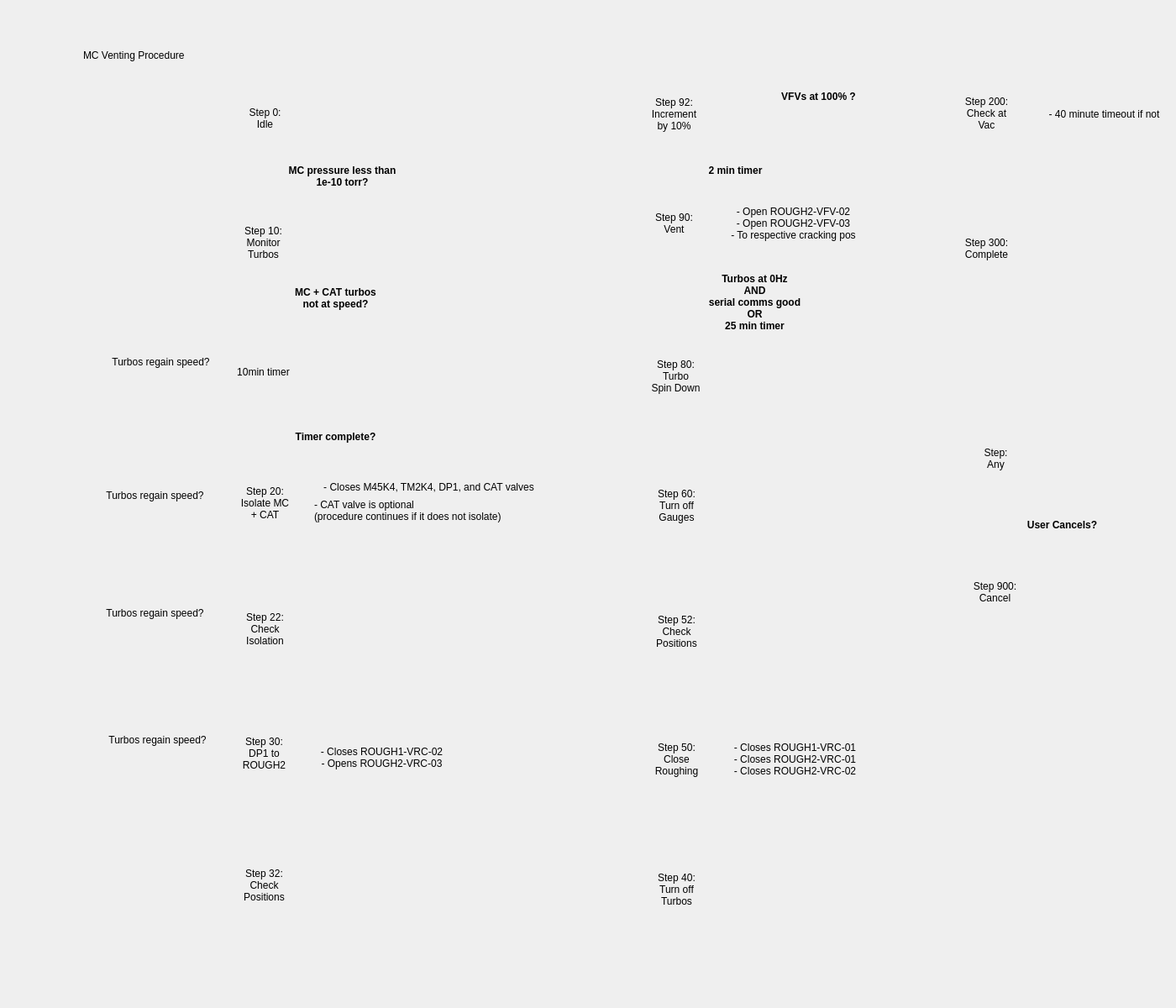
<?xml version="1.0" encoding="UTF-8"?>
<ui version="4.0">
 <class>Form</class>
 <widget class="QWidget" name="Form">
  <property name="geometry">
   <rect>
    <x>0</x>
    <y>0</y>
    <width>1400</width>
    <height>1200</height>
   </rect>
  </property>
  <property name="windowTitle">
   <string>Form</string>
  </property>
  <widget class="QLabel" name="label_6">
   <property name="geometry">
    <rect>
     <x>808</x>
     <y>310</y>
     <width>181</width>
     <height>101</height>
    </rect>
   </property>
   <property name="text">
    <string>&lt;html&gt;&lt;head/&gt;&lt;body&gt;&lt;p&gt;&lt;span style=&quot; font-weight:600;&quot;&gt;Turbos at 0Hz&lt;br/&gt;AND&lt;br/&gt;serial comms good&lt;br/&gt;OR&lt;br/&gt;25 min timer&lt;/span&gt;&lt;/p&gt;&lt;/body&gt;&lt;/html&gt;</string>
   </property>
   <property name="alignment">
    <set>Qt::AlignCenter</set>
   </property>
  </widget>
  <widget class="PyDMDrawingLine" name="PyDMDrawingLine_6">
   <property name="geometry">
    <rect>
     <x>114</x>
     <y>423</y>
     <width>141</width>
     <height>51</height>
    </rect>
   </property>
   <property name="toolTip">
    <string/>
   </property>
   <property name="penCapStyle" stdset="0">
    <enum>Qt::SquareCap</enum>
   </property>
   <property name="rotation" stdset="0">
    <double>180.000000000000000</double>
   </property>
   <property name="arrowEndPoint" stdset="0">
    <bool>true</bool>
   </property>
  </widget>
  <widget class="QLabel" name="label_9">
   <property name="geometry">
    <rect>
     <x>106</x>
     <y>415</y>
     <width>171</width>
     <height>31</height>
    </rect>
   </property>
   <property name="text">
    <string>Turbos regain speed?</string>
   </property>
   <property name="alignment">
    <set>Qt::AlignCenter</set>
   </property>
  </widget>
  <widget class="PyDMDrawingLine" name="PyDMDrawingLine_31">
   <property name="geometry">
    <rect>
     <x>1135</x>
     <y>602</y>
     <width>100</width>
     <height>51</height>
    </rect>
   </property>
   <property name="toolTip">
    <string/>
   </property>
   <property name="rotation" stdset="0">
    <double>270.000000000000000</double>
   </property>
   <property name="arrowEndPoint" stdset="0">
    <bool>true</bool>
   </property>
  </widget>
  <widget class="QLabel" name="label_37">
   <property name="geometry">
    <rect>
     <x>1129</x>
     <y>260</y>
     <width>91</width>
     <height>71</height>
    </rect>
   </property>
   <property name="text">
    <string>Step 300:
Complete</string>
   </property>
   <property name="alignment">
    <set>Qt::AlignCenter</set>
   </property>
  </widget>
  <widget class="PyDMDrawingLine" name="PyDMDrawingLine_12">
   <property name="geometry">
    <rect>
     <x>119</x>
     <y>874</y>
     <width>141</width>
     <height>51</height>
    </rect>
   </property>
   <property name="toolTip">
    <string/>
   </property>
   <property name="penCapStyle" stdset="0">
    <enum>Qt::SquareCap</enum>
   </property>
   <property name="rotation" stdset="0">
    <double>180.000000000000000</double>
   </property>
   <property name="arrowEndPoint" stdset="0">
    <bool>true</bool>
   </property>
  </widget>
  <widget class="PyDMDrawingCircle" name="PyDMDrawingCircle_20">
   <property name="geometry">
    <rect>
     <x>1140</x>
     <y>501</y>
     <width>91</width>
     <height>91</height>
    </rect>
   </property>
   <property name="toolTip">
    <string/>
   </property>
   <property name="brush" stdset="0">
    <brush brushstyle="SolidPattern">
     <color alpha="0">
      <red>0</red>
      <green>0</green>
      <blue>0</blue>
     </color>
    </brush>
   </property>
   <property name="penStyle" stdset="0">
    <enum>Qt::SolidLine</enum>
   </property>
  </widget>
  <widget class="PyDMDrawingLine" name="PyDMDrawingLine_4">
   <property name="geometry">
    <rect>
     <x>59</x>
     <y>133</y>
     <width>100</width>
     <height>931</height>
    </rect>
   </property>
   <property name="toolTip">
    <string/>
   </property>
   <property name="penWidth" stdset="0">
    <double>1.000000000000000</double>
   </property>
   <property name="rotation" stdset="0">
    <double>90.000000000000000</double>
   </property>
  </widget>
  <widget class="QLabel" name="label">
   <property name="geometry">
    <rect>
     <x>280</x>
     <y>115</y>
     <width>71</width>
     <height>51</height>
    </rect>
   </property>
   <property name="text">
    <string>Step 0:
Idle</string>
   </property>
   <property name="alignment">
    <set>Qt::AlignCenter</set>
   </property>
  </widget>
  <widget class="PyDMDrawingCircle" name="PyDMDrawingCircle_5">
   <property name="geometry">
    <rect>
     <x>269</x>
     <y>704</y>
     <width>91</width>
     <height>91</height>
    </rect>
   </property>
   <property name="toolTip">
    <string/>
   </property>
   <property name="brush" stdset="0">
    <brush brushstyle="SolidPattern">
     <color alpha="0">
      <red>0</red>
      <green>0</green>
      <blue>0</blue>
     </color>
    </brush>
   </property>
   <property name="penStyle" stdset="0">
    <enum>Qt::SolidLine</enum>
   </property>
  </widget>
  <widget class="PyDMDrawingCircle" name="PyDMDrawingCircle_2">
   <property name="geometry">
    <rect>
     <x>268</x>
     <y>245</y>
     <width>91</width>
     <height>81</height>
    </rect>
   </property>
   <property name="toolTip">
    <string/>
   </property>
   <property name="brush" stdset="0">
    <brush brushstyle="SolidPattern">
     <color alpha="0">
      <red>0</red>
      <green>0</green>
      <blue>0</blue>
     </color>
    </brush>
   </property>
   <property name="penStyle" stdset="0">
    <enum>Qt::SolidLine</enum>
   </property>
  </widget>
  <widget class="PyDMDrawingLine" name="PyDMDrawingLine_29">
   <property name="geometry">
    <rect>
     <x>867</x>
     <y>110</y>
     <width>241</width>
     <height>51</height>
    </rect>
   </property>
   <property name="toolTip">
    <string/>
   </property>
   <property name="penCapStyle" stdset="0">
    <enum>Qt::SquareCap</enum>
   </property>
   <property name="rotation" stdset="0">
    <double>0.000000000000000</double>
   </property>
   <property name="arrowEndPoint" stdset="0">
    <bool>true</bool>
   </property>
  </widget>
  <widget class="QLabel" name="label_5">
   <property name="geometry">
    <rect>
     <x>278</x>
     <y>417</y>
     <width>71</width>
     <height>51</height>
    </rect>
   </property>
   <property name="text">
    <string>10min timer</string>
   </property>
   <property name="alignment">
    <set>Qt::AlignCenter</set>
   </property>
  </widget>
  <widget class="PyDMDrawingLine" name="PyDMDrawingLine_3">
   <property name="geometry">
    <rect>
     <x>108</x>
     <y>110</y>
     <width>151</width>
     <height>51</height>
    </rect>
   </property>
   <property name="toolTip">
    <string/>
   </property>
   <property name="rotation" stdset="0">
    <double>0.000000000000000</double>
   </property>
   <property name="arrowEndPoint" stdset="0">
    <bool>true</bool>
   </property>
  </widget>
  <widget class="QLabel" name="label_32">
   <property name="geometry">
    <rect>
     <x>839</x>
     <y>225</y>
     <width>211</width>
     <height>81</height>
    </rect>
   </property>
   <property name="text">
    <string>- Open ROUGH2-VFV-02
- Open ROUGH2-VFV-03
- To respective cracking pos</string>
   </property>
   <property name="alignment">
    <set>Qt::AlignCenter</set>
   </property>
  </widget>
  <widget class="QLabel" name="label_15">
   <property name="geometry">
    <rect>
     <x>99</x>
     <y>714</y>
     <width>171</width>
     <height>31</height>
    </rect>
   </property>
   <property name="text">
    <string>Turbos regain speed?</string>
   </property>
   <property name="alignment">
    <set>Qt::AlignCenter</set>
   </property>
  </widget>
  <widget class="PyDMDrawingLine" name="PyDMDrawingLine_20">
   <property name="geometry">
    <rect>
     <x>755</x>
     <y>804</y>
     <width>100</width>
     <height>51</height>
    </rect>
   </property>
   <property name="toolTip">
    <string/>
   </property>
   <property name="rotation" stdset="0">
    <double>90.000000000000000</double>
   </property>
   <property name="arrowEndPoint" stdset="0">
    <bool>true</bool>
   </property>
  </widget>
  <widget class="QLabel" name="label_10">
   <property name="geometry">
    <rect>
     <x>99</x>
     <y>574</y>
     <width>171</width>
     <height>31</height>
    </rect>
   </property>
   <property name="text">
    <string>Turbos regain speed?</string>
   </property>
   <property name="alignment">
    <set>Qt::AlignCenter</set>
   </property>
  </widget>
  <widget class="PyDMDrawingLine" name="PyDMDrawingLine_28">
   <property name="geometry">
    <rect>
     <x>708</x>
     <y>109</y>
     <width>41</width>
     <height>51</height>
    </rect>
   </property>
   <property name="toolTip">
    <string/>
   </property>
   <property name="penCapStyle" stdset="0">
    <enum>Qt::SquareCap</enum>
   </property>
   <property name="rotation" stdset="0">
    <double>180.000000000000000</double>
   </property>
   <property name="arrowEndPoint" stdset="0">
    <bool>false</bool>
   </property>
  </widget>
  <widget class="PyDMDrawingCircle" name="PyDMDrawingCircle_8">
   <property name="geometry">
    <rect>
     <x>269</x>
     <y>1008</y>
     <width>91</width>
     <height>91</height>
    </rect>
   </property>
   <property name="toolTip">
    <string/>
   </property>
   <property name="brush" stdset="0">
    <brush brushstyle="SolidPattern">
     <color alpha="0">
      <red>0</red>
      <green>0</green>
      <blue>0</blue>
     </color>
    </brush>
   </property>
   <property name="penStyle" stdset="0">
    <enum>Qt::SolidLine</enum>
   </property>
  </widget>
  <widget class="PyDMDrawingLine" name="PyDMDrawingLine_5">
   <property name="geometry">
    <rect>
     <x>265</x>
     <y>498</y>
     <width>100</width>
     <height>51</height>
    </rect>
   </property>
   <property name="toolTip">
    <string/>
   </property>
   <property name="rotation" stdset="0">
    <double>270.000000000000000</double>
   </property>
   <property name="arrowEndPoint" stdset="0">
    <bool>true</bool>
   </property>
  </widget>
  <widget class="PyDMDrawingLine" name="PyDMDrawingLine_7">
   <property name="geometry">
    <rect>
     <x>265</x>
     <y>649</y>
     <width>100</width>
     <height>51</height>
    </rect>
   </property>
   <property name="toolTip">
    <string/>
   </property>
   <property name="rotation" stdset="0">
    <double>270.000000000000000</double>
   </property>
   <property name="arrowEndPoint" stdset="0">
    <bool>true</bool>
   </property>
  </widget>
  <widget class="PyDMDrawingLine" name="PyDMDrawingLine_2">
   <property name="geometry">
    <rect>
     <x>264</x>
     <y>338</y>
     <width>100</width>
     <height>51</height>
    </rect>
   </property>
   <property name="toolTip">
    <string/>
   </property>
   <property name="rotation" stdset="0">
    <double>270.000000000000000</double>
   </property>
   <property name="arrowEndPoint" stdset="0">
    <bool>true</bool>
   </property>
  </widget>
  <widget class="PyDMDrawingLine" name="PyDMDrawingLine_11">
   <property name="geometry">
    <rect>
     <x>264</x>
     <y>799</y>
     <width>100</width>
     <height>51</height>
    </rect>
   </property>
   <property name="toolTip">
    <string/>
   </property>
   <property name="rotation" stdset="0">
    <double>270.000000000000000</double>
   </property>
   <property name="arrowEndPoint" stdset="0">
    <bool>true</bool>
   </property>
  </widget>
  <widget class="QLabel" name="label_30">
   <property name="geometry">
    <rect>
     <x>759</x>
     <y>412</y>
     <width>91</width>
     <height>71</height>
    </rect>
   </property>
   <property name="text">
    <string>Step 80:
Turbo
Spin Down</string>
   </property>
   <property name="alignment">
    <set>Qt::AlignCenter</set>
   </property>
  </widget>
  <widget class="PyDMDrawingLine" name="PyDMDrawingLine_17">
   <property name="geometry">
    <rect>
     <x>265</x>
     <y>1104</y>
     <width>100</width>
     <height>51</height>
    </rect>
   </property>
   <property name="toolTip">
    <string/>
   </property>
   <property name="rotation" stdset="0">
    <double>270.000000000000000</double>
   </property>
   <property name="arrowEndPoint" stdset="0">
    <bool>false</bool>
   </property>
  </widget>
  <widget class="PyDMDrawingCircle" name="PyDMDrawingCircle_14">
   <property name="geometry">
    <rect>
     <x>759</x>
     <y>404</y>
     <width>91</width>
     <height>91</height>
    </rect>
   </property>
   <property name="toolTip">
    <string/>
   </property>
   <property name="brush" stdset="0">
    <brush brushstyle="SolidPattern">
     <color alpha="0">
      <red>0</red>
      <green>0</green>
      <blue>0</blue>
     </color>
    </brush>
   </property>
   <property name="penStyle" stdset="0">
    <enum>Qt::SolidLine</enum>
   </property>
  </widget>
  <widget class="PyDMDrawingCircle" name="PyDMDrawingCircle_4">
   <property name="geometry">
    <rect>
     <x>269</x>
     <y>554</y>
     <width>91</width>
     <height>91</height>
    </rect>
   </property>
   <property name="toolTip">
    <string/>
   </property>
   <property name="brush" stdset="0">
    <brush brushstyle="SolidPattern">
     <color alpha="0">
      <red>0</red>
      <green>0</green>
      <blue>0</blue>
     </color>
    </brush>
   </property>
   <property name="penStyle" stdset="0">
    <enum>Qt::SolidLine</enum>
   </property>
  </widget>
  <widget class="QLabel" name="label_13">
   <property name="geometry">
    <rect>
     <x>374</x>
     <y>582</y>
     <width>361</width>
     <height>51</height>
    </rect>
   </property>
   <property name="text">
    <string>- CAT valve is optional
(procedure continues if it does not isolate)</string>
   </property>
   <property name="alignment">
    <set>Qt::AlignLeading|Qt::AlignLeft|Qt::AlignVCenter</set>
   </property>
  </widget>
  <widget class="QLabel" name="label_24">
   <property name="geometry">
    <rect>
     <x>760</x>
     <y>1028</y>
     <width>91</width>
     <height>61</height>
    </rect>
   </property>
   <property name="text">
    <string>Step 40:
Turn off
Turbos</string>
   </property>
   <property name="alignment">
    <set>Qt::AlignCenter</set>
   </property>
  </widget>
  <widget class="PyDMDrawingCircle" name="PyDMDrawingCircle_16">
   <property name="geometry">
    <rect>
     <x>756</x>
     <y>91</y>
     <width>91</width>
     <height>91</height>
    </rect>
   </property>
   <property name="toolTip">
    <string/>
   </property>
   <property name="brush" stdset="0">
    <brush brushstyle="SolidPattern">
     <color alpha="0">
      <red>0</red>
      <green>0</green>
      <blue>0</blue>
     </color>
    </brush>
   </property>
   <property name="penStyle" stdset="0">
    <enum>Qt::SolidLine</enum>
   </property>
  </widget>
  <widget class="PyDMDrawingLine" name="PyDMDrawingLine_8">
   <property name="geometry">
    <rect>
     <x>116</x>
     <y>583</y>
     <width>141</width>
     <height>51</height>
    </rect>
   </property>
   <property name="toolTip">
    <string/>
   </property>
   <property name="penCapStyle" stdset="0">
    <enum>Qt::SquareCap</enum>
   </property>
   <property name="rotation" stdset="0">
    <double>180.000000000000000</double>
   </property>
   <property name="arrowEndPoint" stdset="0">
    <bool>true</bool>
   </property>
  </widget>
  <widget class="QLabel" name="label_7">
   <property name="geometry">
    <rect>
     <x>294</x>
     <y>495</y>
     <width>211</width>
     <height>51</height>
    </rect>
   </property>
   <property name="text">
    <string>&lt;b&gt;Timer complete?</string>
   </property>
   <property name="alignment">
    <set>Qt::AlignCenter</set>
   </property>
  </widget>
  <widget class="PyDMDrawingLine" name="PyDMDrawingLine_26">
   <property name="geometry">
    <rect>
     <x>708</x>
     <y>238</y>
     <width>41</width>
     <height>51</height>
    </rect>
   </property>
   <property name="toolTip">
    <string/>
   </property>
   <property name="penCapStyle" stdset="0">
    <enum>Qt::SquareCap</enum>
   </property>
   <property name="rotation" stdset="0">
    <double>0.000000000000000</double>
   </property>
   <property name="arrowEndPoint" stdset="0">
    <bool>true</bool>
   </property>
  </widget>
  <widget class="QLabel" name="label_33">
   <property name="geometry">
    <rect>
     <x>757</x>
     <y>100</y>
     <width>91</width>
     <height>71</height>
    </rect>
   </property>
   <property name="text">
    <string>Step 92:
Increment
by 10%</string>
   </property>
   <property name="alignment">
    <set>Qt::AlignCenter</set>
   </property>
  </widget>
  <widget class="PyDMDrawingLine" name="PyDMDrawingLine_30">
   <property name="geometry">
    <rect>
     <x>1124</x>
     <y>193</y>
     <width>100</width>
     <height>51</height>
    </rect>
   </property>
   <property name="toolTip">
    <string/>
   </property>
   <property name="rotation" stdset="0">
    <double>270.000000000000000</double>
   </property>
   <property name="arrowEndPoint" stdset="0">
    <bool>true</bool>
   </property>
  </widget>
  <widget class="QLabel" name="label_8">
   <property name="geometry">
    <rect>
     <x>270</x>
     <y>563</y>
     <width>91</width>
     <height>71</height>
    </rect>
   </property>
   <property name="text">
    <string>Step 20:
Isolate MC
+ CAT</string>
   </property>
   <property name="alignment">
    <set>Qt::AlignCenter</set>
   </property>
  </widget>
  <widget class="PyDMDrawingCircle" name="PyDMDrawingCircle_7">
   <property name="geometry">
    <rect>
     <x>269</x>
     <y>854</y>
     <width>91</width>
     <height>91</height>
    </rect>
   </property>
   <property name="toolTip">
    <string/>
   </property>
   <property name="brush" stdset="0">
    <brush brushstyle="SolidPattern">
     <color alpha="0">
      <red>0</red>
      <green>0</green>
      <blue>0</blue>
     </color>
    </brush>
   </property>
   <property name="penStyle" stdset="0">
    <enum>Qt::SolidLine</enum>
   </property>
  </widget>
  <widget class="PyDMDrawingLine" name="PyDMDrawingLine_9">
   <property name="geometry">
    <rect>
     <x>116</x>
     <y>723</y>
     <width>141</width>
     <height>51</height>
    </rect>
   </property>
   <property name="toolTip">
    <string/>
   </property>
   <property name="penCapStyle" stdset="0">
    <enum>Qt::SquareCap</enum>
   </property>
   <property name="rotation" stdset="0">
    <double>180.000000000000000</double>
   </property>
   <property name="arrowEndPoint" stdset="0">
    <bool>true</bool>
   </property>
  </widget>
  <widget class="PyDMDrawingCircle" name="PyDMDrawingCircle_18">
   <property name="geometry">
    <rect>
     <x>1128</x>
     <y>251</y>
     <width>91</width>
     <height>91</height>
    </rect>
   </property>
   <property name="toolTip">
    <string/>
   </property>
   <property name="brush" stdset="0">
    <brush brushstyle="SolidPattern">
     <color alpha="0">
      <red>0</red>
      <green>0</green>
      <blue>0</blue>
     </color>
    </brush>
   </property>
   <property name="penStyle" stdset="0">
    <enum>Qt::SolidLine</enum>
   </property>
  </widget>
  <widget class="PyDMDrawingCircle" name="PyDMDrawingCircle_10">
   <property name="geometry">
    <rect>
     <x>759</x>
     <y>1014</y>
     <width>91</width>
     <height>91</height>
    </rect>
   </property>
   <property name="toolTip">
    <string/>
   </property>
   <property name="brush" stdset="0">
    <brush brushstyle="SolidPattern">
     <color alpha="0">
      <red>0</red>
      <green>0</green>
      <blue>0</blue>
     </color>
    </brush>
   </property>
   <property name="penStyle" stdset="0">
    <enum>Qt::SolidLine</enum>
   </property>
  </widget>
  <widget class="PyDMDrawingLine" name="PyDMDrawingLine_24">
   <property name="geometry">
    <rect>
     <x>753</x>
     <y>322</y>
     <width>100</width>
     <height>71</height>
    </rect>
   </property>
   <property name="toolTip">
    <string/>
   </property>
   <property name="rotation" stdset="0">
    <double>90.000000000000000</double>
   </property>
   <property name="arrowEndPoint" stdset="0">
    <bool>true</bool>
   </property>
  </widget>
  <widget class="PyDMDrawingCircle" name="PyDMDrawingCircle_19">
   <property name="geometry">
    <rect>
     <x>1139</x>
     <y>660</y>
     <width>91</width>
     <height>91</height>
    </rect>
   </property>
   <property name="toolTip">
    <string/>
   </property>
   <property name="brush" stdset="0">
    <brush brushstyle="SolidPattern">
     <color alpha="0">
      <red>0</red>
      <green>0</green>
      <blue>0</blue>
     </color>
    </brush>
   </property>
   <property name="penStyle" stdset="0">
    <enum>Qt::SolidLine</enum>
   </property>
  </widget>
  <widget class="QLabel" name="label_31">
   <property name="geometry">
    <rect>
     <x>757</x>
     <y>230</y>
     <width>91</width>
     <height>71</height>
    </rect>
   </property>
   <property name="text">
    <string>Step 90:
Vent</string>
   </property>
   <property name="alignment">
    <set>Qt::AlignCenter</set>
   </property>
  </widget>
  <widget class="PyDMDrawingCircle" name="PyDMDrawingCircle_13">
   <property name="geometry">
    <rect>
     <x>760</x>
     <y>557</y>
     <width>91</width>
     <height>91</height>
    </rect>
   </property>
   <property name="toolTip">
    <string/>
   </property>
   <property name="brush" stdset="0">
    <brush brushstyle="SolidPattern">
     <color alpha="0">
      <red>0</red>
      <green>0</green>
      <blue>0</blue>
     </color>
    </brush>
   </property>
   <property name="penStyle" stdset="0">
    <enum>Qt::SolidLine</enum>
   </property>
  </widget>
  <widget class="PyDMDrawingLine" name="PyDMDrawingLine_18">
   <property name="geometry">
    <rect>
     <x>758</x>
     <y>1104</y>
     <width>100</width>
     <height>51</height>
    </rect>
   </property>
   <property name="toolTip">
    <string/>
   </property>
   <property name="rotation" stdset="0">
    <double>90.000000000000000</double>
   </property>
   <property name="arrowEndPoint" stdset="0">
    <bool>true</bool>
   </property>
  </widget>
  <widget class="QLabel" name="label_3">
   <property name="geometry">
    <rect>
     <x>273</x>
     <y>263</y>
     <width>81</width>
     <height>51</height>
    </rect>
   </property>
   <property name="text">
    <string>Step 10:
Monitor
Turbos</string>
   </property>
   <property name="alignment">
    <set>Qt::AlignCenter</set>
   </property>
  </widget>
  <widget class="QLabel" name="label_39">
   <property name="geometry">
    <rect>
     <x>1139</x>
     <y>669</y>
     <width>91</width>
     <height>71</height>
    </rect>
   </property>
   <property name="text">
    <string>Step 900:
Cancel</string>
   </property>
   <property name="alignment">
    <set>Qt::AlignCenter</set>
   </property>
  </widget>
  <widget class="PyDMDrawingLine" name="PyDMDrawingLine_23">
   <property name="geometry">
    <rect>
     <x>754</x>
     <y>499</y>
     <width>100</width>
     <height>51</height>
    </rect>
   </property>
   <property name="toolTip">
    <string/>
   </property>
   <property name="rotation" stdset="0">
    <double>90.000000000000000</double>
   </property>
   <property name="arrowEndPoint" stdset="0">
    <bool>true</bool>
   </property>
  </widget>
  <widget class="PyDMDrawingCircle" name="PyDMDrawingCircle_15">
   <property name="geometry">
    <rect>
     <x>757</x>
     <y>222</y>
     <width>91</width>
     <height>91</height>
    </rect>
   </property>
   <property name="toolTip">
    <string/>
   </property>
   <property name="brush" stdset="0">
    <brush brushstyle="SolidPattern">
     <color alpha="0">
      <red>0</red>
      <green>0</green>
      <blue>0</blue>
     </color>
    </brush>
   </property>
   <property name="penStyle" stdset="0">
    <enum>Qt::SolidLine</enum>
   </property>
  </widget>
  <widget class="PyDMDrawingLine" name="PyDMDrawingLine">
   <property name="geometry">
    <rect>
     <x>264</x>
     <y>189</y>
     <width>100</width>
     <height>51</height>
    </rect>
   </property>
   <property name="toolTip">
    <string/>
   </property>
   <property name="rotation" stdset="0">
    <double>270.000000000000000</double>
   </property>
   <property name="arrowEndPoint" stdset="0">
    <bool>true</bool>
   </property>
  </widget>
  <widget class="QLabel" name="label_36">
   <property name="geometry">
    <rect>
     <x>1129</x>
     <y>99</y>
     <width>91</width>
     <height>71</height>
    </rect>
   </property>
   <property name="text">
    <string>Step 200:
Check at
Vac</string>
   </property>
   <property name="alignment">
    <set>Qt::AlignCenter</set>
   </property>
  </widget>
  <widget class="QLabel" name="label_12">
   <property name="geometry">
    <rect>
     <x>270</x>
     <y>713</y>
     <width>91</width>
     <height>71</height>
    </rect>
   </property>
   <property name="text">
    <string>Step 22:
Check
Isolation</string>
   </property>
   <property name="alignment">
    <set>Qt::AlignCenter</set>
   </property>
  </widget>
  <widget class="QLabel" name="label_18">
   <property name="geometry">
    <rect>
     <x>102</x>
     <y>865</y>
     <width>171</width>
     <height>31</height>
    </rect>
   </property>
   <property name="text">
    <string>Turbos regain speed?</string>
   </property>
   <property name="alignment">
    <set>Qt::AlignCenter</set>
   </property>
  </widget>
  <widget class="QLabel" name="label_20">
   <property name="geometry">
    <rect>
     <x>269</x>
     <y>1023</y>
     <width>91</width>
     <height>61</height>
    </rect>
   </property>
   <property name="text">
    <string>Step 32:
Check
Positions</string>
   </property>
   <property name="alignment">
    <set>Qt::AlignCenter</set>
   </property>
  </widget>
  <widget class="QLabel" name="label_4">
   <property name="geometry">
    <rect>
     <x>297</x>
     <y>185</y>
     <width>221</width>
     <height>51</height>
    </rect>
   </property>
   <property name="text">
    <string>&lt;html&gt;&lt;head/&gt;&lt;body&gt;&lt;p&gt;&lt;span style=&quot; font-weight:600;&quot;&gt;MC pressure less than&lt;br/&gt;1e-10 torr?&lt;/span&gt;&lt;/p&gt;&lt;/body&gt;&lt;/html&gt;</string>
   </property>
   <property name="alignment">
    <set>Qt::AlignCenter</set>
   </property>
  </widget>
  <widget class="QLabel" name="label_26">
   <property name="geometry">
    <rect>
     <x>760</x>
     <y>721</y>
     <width>91</width>
     <height>61</height>
    </rect>
   </property>
   <property name="text">
    <string>Step 52:
Check
Positions</string>
   </property>
   <property name="alignment">
    <set>Qt::AlignCenter</set>
   </property>
  </widget>
  <widget class="PyDMDrawingLine" name="PyDMDrawingLine_25">
   <property name="geometry">
    <rect>
     <x>752</x>
     <y>187</y>
     <width>100</width>
     <height>31</height>
    </rect>
   </property>
   <property name="toolTip">
    <string/>
   </property>
   <property name="rotation" stdset="0">
    <double>90.000000000000000</double>
   </property>
   <property name="arrowEndPoint" stdset="0">
    <bool>true</bool>
   </property>
  </widget>
  <widget class="QLabel" name="label_14">
   <property name="geometry">
    <rect>
     <x>1159</x>
     <y>600</y>
     <width>211</width>
     <height>51</height>
    </rect>
   </property>
   <property name="text">
    <string>&lt;html&gt;&lt;head/&gt;&lt;body&gt;&lt;p&gt;&lt;span style=&quot; font-weight:600;&quot;&gt;User Cancels?&lt;/span&gt;&lt;/p&gt;&lt;/body&gt;&lt;/html&gt;</string>
   </property>
   <property name="alignment">
    <set>Qt::AlignCenter</set>
   </property>
  </widget>
  <widget class="PyDMDrawingCircle" name="PyDMDrawingCircle_3">
   <property name="geometry">
    <rect>
     <x>267</x>
     <y>399</y>
     <width>91</width>
     <height>91</height>
    </rect>
   </property>
   <property name="toolTip">
    <string/>
   </property>
   <property name="brush" stdset="0">
    <brush brushstyle="SolidPattern">
     <color alpha="0">
      <red>0</red>
      <green>0</green>
      <blue>0</blue>
     </color>
    </brush>
   </property>
   <property name="penStyle" stdset="0">
    <enum>Qt::SolidLine</enum>
   </property>
  </widget>
  <widget class="QLabel" name="label_28">
   <property name="geometry">
    <rect>
     <x>841</x>
     <y>863</y>
     <width>211</width>
     <height>81</height>
    </rect>
   </property>
   <property name="text">
    <string>- Closes ROUGH1-VRC-01
- Closes ROUGH2-VRC-01
- Closes ROUGH2-VRC-02</string>
   </property>
   <property name="alignment">
    <set>Qt::AlignCenter</set>
   </property>
  </widget>
  <widget class="QLabel" name="label_19">
   <property name="geometry">
    <rect>
     <x>349</x>
     <y>876</y>
     <width>211</width>
     <height>51</height>
    </rect>
   </property>
   <property name="text">
    <string>- Closes ROUGH1-VRC-02
- Opens ROUGH2-VRC-03</string>
   </property>
   <property name="alignment">
    <set>Qt::AlignCenter</set>
   </property>
  </widget>
  <widget class="QLabel" name="label_2">
   <property name="geometry">
    <rect>
     <x>309</x>
     <y>330</y>
     <width>181</width>
     <height>51</height>
    </rect>
   </property>
   <property name="text">
    <string>&lt;html&gt;&lt;head/&gt;&lt;body&gt;&lt;p&gt;&lt;span style=&quot; font-weight:600;&quot;&gt;MC + CAT turbos&lt;br/&gt;not at speed?&lt;/span&gt;&lt;/p&gt;&lt;/body&gt;&lt;/html&gt;</string>
   </property>
   <property name="alignment">
    <set>Qt::AlignCenter</set>
   </property>
  </widget>
  <widget class="QLabel" name="label_38">
   <property name="geometry">
    <rect>
     <x>1209</x>
     <y>110</y>
     <width>211</width>
     <height>51</height>
    </rect>
   </property>
   <property name="text">
    <string>- 40 minute timeout if not</string>
   </property>
   <property name="alignment">
    <set>Qt::AlignCenter</set>
   </property>
  </widget>
  <widget class="QLabel" name="label_29">
   <property name="geometry">
    <rect>
     <x>760</x>
     <y>566</y>
     <width>91</width>
     <height>71</height>
    </rect>
   </property>
   <property name="text">
    <string>Step 60:
Turn off
Gauges</string>
   </property>
   <property name="alignment">
    <set>Qt::AlignCenter</set>
   </property>
  </widget>
  <widget class="PyDMDrawingLine" name="PyDMDrawingLine_19">
   <property name="geometry">
    <rect>
     <x>755</x>
     <y>956</y>
     <width>100</width>
     <height>51</height>
    </rect>
   </property>
   <property name="toolTip">
    <string/>
   </property>
   <property name="rotation" stdset="0">
    <double>90.000000000000000</double>
   </property>
   <property name="arrowEndPoint" stdset="0">
    <bool>true</bool>
   </property>
  </widget>
  <widget class="PyDMDrawingLine" name="PyDMDrawingLine_22">
   <property name="geometry">
    <rect>
     <x>755</x>
     <y>652</y>
     <width>100</width>
     <height>51</height>
    </rect>
   </property>
   <property name="toolTip">
    <string/>
   </property>
   <property name="rotation" stdset="0">
    <double>90.000000000000000</double>
   </property>
   <property name="arrowEndPoint" stdset="0">
    <bool>true</bool>
   </property>
  </widget>
  <widget class="PyDMLabel" name="PyDMLabel">
   <property name="geometry">
    <rect>
     <x>99</x>
     <y>50</y>
     <width>231</width>
     <height>31</height>
    </rect>
   </property>
   <property name="toolTip">
    <string/>
   </property>
   <property name="text">
    <string>MC Venting Procedure</string>
   </property>
  </widget>
  <widget class="PyDMDrawingCircle" name="PyDMDrawingCircle_17">
   <property name="geometry">
    <rect>
     <x>1128</x>
     <y>90</y>
     <width>91</width>
     <height>91</height>
    </rect>
   </property>
   <property name="toolTip">
    <string/>
   </property>
   <property name="brush" stdset="0">
    <brush brushstyle="SolidPattern">
     <color alpha="0">
      <red>0</red>
      <green>0</green>
      <blue>0</blue>
     </color>
    </brush>
   </property>
   <property name="penStyle" stdset="0">
    <enum>Qt::SolidLine</enum>
   </property>
  </widget>
  <widget class="PyDMDrawingLine" name="PyDMDrawingLine_16">
   <property name="geometry">
    <rect>
     <x>316</x>
     <y>1128</y>
     <width>491</width>
     <height>51</height>
    </rect>
   </property>
   <property name="toolTip">
    <string/>
   </property>
   <property name="rotation" stdset="0">
    <double>0.000000000000000</double>
   </property>
   <property name="arrowEndPoint" stdset="0">
    <bool>false</bool>
   </property>
  </widget>
  <widget class="QLabel" name="label_17">
   <property name="geometry">
    <rect>
     <x>269</x>
     <y>866</y>
     <width>91</width>
     <height>61</height>
    </rect>
   </property>
   <property name="text">
    <string>Step 30:
DP1 to
ROUGH2</string>
   </property>
   <property name="alignment">
    <set>Qt::AlignCenter</set>
   </property>
  </widget>
  <widget class="PyDMDrawingLine" name="PyDMDrawingLine_13">
   <property name="geometry">
    <rect>
     <x>263</x>
     <y>949</y>
     <width>100</width>
     <height>51</height>
    </rect>
   </property>
   <property name="toolTip">
    <string/>
   </property>
   <property name="rotation" stdset="0">
    <double>270.000000000000000</double>
   </property>
   <property name="arrowEndPoint" stdset="0">
    <bool>true</bool>
   </property>
  </widget>
  <widget class="QLabel" name="label_35">
   <property name="geometry">
    <rect>
     <x>869</x>
     <y>90</y>
     <width>211</width>
     <height>51</height>
    </rect>
   </property>
   <property name="text">
    <string>&lt;html&gt;&lt;head/&gt;&lt;body&gt;&lt;p&gt;&lt;span style=&quot; font-weight:600;&quot;&gt;VFVs at 100% ?&lt;/span&gt;&lt;/p&gt;&lt;/body&gt;&lt;/html&gt;</string>
   </property>
   <property name="alignment">
    <set>Qt::AlignCenter</set>
   </property>
  </widget>
  <widget class="PyDMDrawingCircle" name="PyDMDrawingCircle">
   <property name="geometry">
    <rect>
     <x>268</x>
     <y>100</y>
     <width>91</width>
     <height>81</height>
    </rect>
   </property>
   <property name="toolTip">
    <string/>
   </property>
   <property name="brush" stdset="0">
    <brush brushstyle="SolidPattern">
     <color alpha="0">
      <red>0</red>
      <green>0</green>
      <blue>0</blue>
     </color>
    </brush>
   </property>
   <property name="penStyle" stdset="0">
    <enum>Qt::SolidLine</enum>
   </property>
  </widget>
  <widget class="PyDMDrawingCircle" name="PyDMDrawingCircle_12">
   <property name="geometry">
    <rect>
     <x>760</x>
     <y>709</y>
     <width>91</width>
     <height>91</height>
    </rect>
   </property>
   <property name="toolTip">
    <string/>
   </property>
   <property name="brush" stdset="0">
    <brush brushstyle="SolidPattern">
     <color alpha="0">
      <red>0</red>
      <green>0</green>
      <blue>0</blue>
     </color>
    </brush>
   </property>
   <property name="penStyle" stdset="0">
    <enum>Qt::SolidLine</enum>
   </property>
  </widget>
  <widget class="PyDMDrawingCircle" name="PyDMDrawingCircle_11">
   <property name="geometry">
    <rect>
     <x>760</x>
     <y>861</y>
     <width>91</width>
     <height>91</height>
    </rect>
   </property>
   <property name="toolTip">
    <string/>
   </property>
   <property name="brush" stdset="0">
    <brush brushstyle="SolidPattern">
     <color alpha="0">
      <red>0</red>
      <green>0</green>
      <blue>0</blue>
     </color>
    </brush>
   </property>
   <property name="penStyle" stdset="0">
    <enum>Qt::SolidLine</enum>
   </property>
  </widget>
  <widget class="PyDMDrawingLine" name="PyDMDrawingLine_27">
   <property name="geometry">
    <rect>
     <x>659</x>
     <y>133</y>
     <width>100</width>
     <height>131</height>
    </rect>
   </property>
   <property name="toolTip">
    <string/>
   </property>
   <property name="rotation" stdset="0">
    <double>90.000000000000000</double>
   </property>
   <property name="arrowEndPoint" stdset="0">
    <bool>false</bool>
   </property>
  </widget>
  <widget class="QLabel" name="label_11">
   <property name="geometry">
    <rect>
     <x>330</x>
     <y>554</y>
     <width>361</width>
     <height>51</height>
    </rect>
   </property>
   <property name="text">
    <string>- Closes M45K4, TM2K4, DP1, and CAT valves</string>
   </property>
   <property name="alignment">
    <set>Qt::AlignCenter</set>
   </property>
  </widget>
  <widget class="QLabel" name="label_25">
   <property name="geometry">
    <rect>
     <x>760</x>
     <y>873</y>
     <width>91</width>
     <height>61</height>
    </rect>
   </property>
   <property name="text">
    <string>Step 50:
Close
Roughing</string>
   </property>
   <property name="alignment">
    <set>Qt::AlignCenter</set>
   </property>
  </widget>
  <widget class="QLabel" name="label_34">
   <property name="geometry">
    <rect>
     <x>805</x>
     <y>183</y>
     <width>141</width>
     <height>41</height>
    </rect>
   </property>
   <property name="text">
    <string>&lt;html&gt;&lt;head/&gt;&lt;body&gt;&lt;p&gt;&lt;span style=&quot; font-weight:600;&quot;&gt;2 min timer&lt;/span&gt;&lt;/p&gt;&lt;/body&gt;&lt;/html&gt;</string>
   </property>
   <property name="alignment">
    <set>Qt::AlignCenter</set>
   </property>
  </widget>
  <widget class="QLabel" name="label_40">
   <property name="geometry">
    <rect>
     <x>1140</x>
     <y>510</y>
     <width>91</width>
     <height>71</height>
    </rect>
   </property>
   <property name="text">
    <string>Step:
Any</string>
   </property>
   <property name="alignment">
    <set>Qt::AlignCenter</set>
   </property>
  </widget>
  <widget class="PyDMDrawingLine" name="PyDMDrawingLine_14">
   <property name="geometry">
    <rect>
     <x>117</x>
     <y>1037</y>
     <width>141</width>
     <height>51</height>
    </rect>
   </property>
   <property name="toolTip">
    <string/>
   </property>
   <property name="penCapStyle" stdset="0">
    <enum>Qt::SquareCap</enum>
   </property>
   <property name="rotation" stdset="0">
    <double>180.000000000000000</double>
   </property>
   <property name="arrowEndPoint" stdset="0">
    <bool>true</bool>
   </property>
  </widget>
 </widget>
 <customwidgets>
  <customwidget>
   <class>PyDMLabel</class>
   <extends>QLabel</extends>
   <header>pydm.widgets.label</header>
  </customwidget>
  <customwidget>
   <class>PyDMDrawingCircle</class>
   <extends>QWidget</extends>
   <header>pydm.widgets.drawing</header>
  </customwidget>
  <customwidget>
   <class>PyDMDrawingLine</class>
   <extends>QWidget</extends>
   <header>pydm.widgets.drawing</header>
  </customwidget>
 </customwidgets>
 <resources/>
 <connections/>
</ui>
